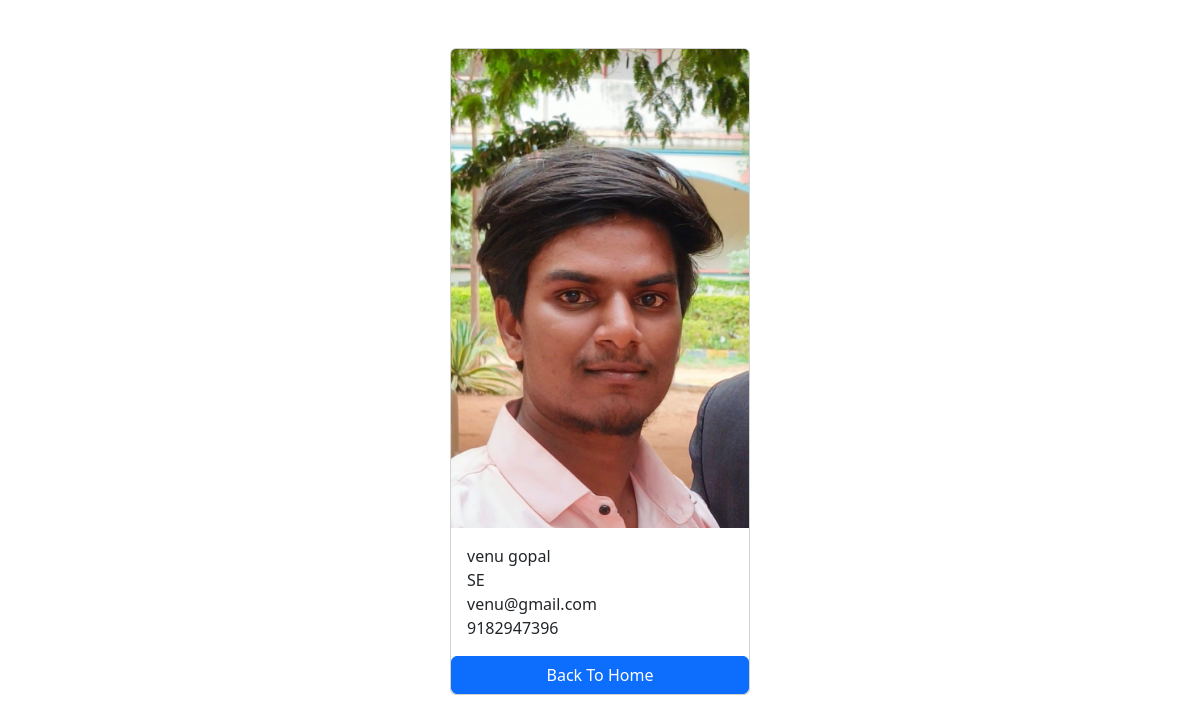
Screenshot of /employees/2/ with the database file from the repository.
### salary/models.py (models this page shows, shortened)
class Employee(models.Model):
    first_name=models.CharField(max_length=100)
    last_name=models.CharField(max_length=100)
    photo=models.ImageField(upload_to='images')
    designation=models.CharField(max_length=100)
    email_address=models.EmailField(max_length=100,unique=True)
    phone_number=models.CharField(max_length=10,blank=True)

### salary/views.py (the view)
# urls.py: path('<int:pk>/',views.employee_detail,name='employee_detail')
def employee_detail(request,pk):
    employee=get_object_or_404(Employee,pk=pk)
    context={
        'employee':employee,
    }
    return render(request,'employee_detail.html',context)

### templates/employee_detail.html (shortened to what this page needs)
<!DOCTYPE html>
<html lang="en">
<head>
    <link href="https://cdn.jsdelivr.net/npm/bootstrap@5.3.2/dist/css/bootstrap.min.css" rel="stylesheet">
</head>
<body>
    <div class="container mt-5">
        <div class="card mx-auto" style="width:300px">
            <img src="{{employee.photo.url}}" class="card-img-top" alt="">
            <div class="card-body">
                <p class="card-text m-0">{{employee.first_name}} {{employee.last_name}}</p>
                <p class="card-text m-0">{{employee.designation}}</p>
                <p class="card-text m-0">{{employee.email_address}}</p>
                <p class="card-text m-0">{{employee.phone_number}}</p>
            </div>
            <a href="{% url 'home' %}" class="btn btn-primary">Back To Home</a>
        </div>
    </div>
</body>
</html>

### rows the page displays
Employee: photo (picture), first_name "venu", last_name "gopal", designation "SE", email_address "venu@gmail.com", phone_number "9182947396"
